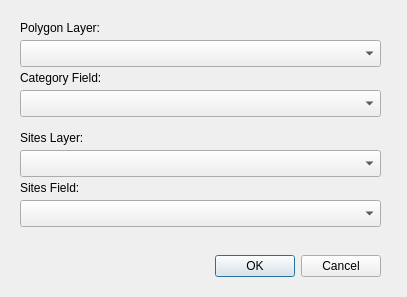
<?xml version="1.0" encoding="UTF-8"?>
<ui version="4.0">
 <class>DiversityCalcDialogBase</class>
 <widget class="QDialog" name="DiversityCalcDialogBase">
  <property name="geometry">
   <rect>
    <x>0</x>
    <y>0</y>
    <width>407</width>
    <height>297</height>
   </rect>
  </property>
  <property name="windowTitle">
   <string>Diversity Calculator</string>
  </property>
  <widget class="QDialogButtonBox" name="button_box">
   <property name="geometry">
    <rect>
     <x>40</x>
     <y>250</y>
     <width>341</width>
     <height>32</height>
    </rect>
   </property>
   <property name="orientation">
    <enum>Qt::Horizontal</enum>
   </property>
   <property name="standardButtons">
    <set>QDialogButtonBox::Cancel|QDialogButtonBox::Ok</set>
   </property>
  </widget>
  <widget class="QLabel" name="label">
   <property name="geometry">
    <rect>
     <x>20</x>
     <y>20</y>
     <width>91</width>
     <height>16</height>
    </rect>
   </property>
   <property name="text">
    <string>Polygon Layer:</string>
   </property>
  </widget>
  <widget class="QgsMapLayerComboBox" name="mcbPoly">
   <property name="geometry">
    <rect>
     <x>20</x>
     <y>40</y>
     <width>361</width>
     <height>27</height>
    </rect>
   </property>
   <property name="showCrs">
    <bool>true</bool>
   </property>
  </widget>
  <widget class="QLabel" name="label_2">
   <property name="geometry">
    <rect>
     <x>20</x>
     <y>70</y>
     <width>91</width>
     <height>16</height>
    </rect>
   </property>
   <property name="text">
    <string>Category Field:</string>
   </property>
  </widget>
  <widget class="QgsFieldComboBox" name="fcbCategory">
   <property name="geometry">
    <rect>
     <x>20</x>
     <y>90</y>
     <width>361</width>
     <height>27</height>
    </rect>
   </property>
  </widget>
  <widget class="QgsMapLayerComboBox" name="mcbSite">
   <property name="geometry">
    <rect>
     <x>20</x>
     <y>150</y>
     <width>361</width>
     <height>27</height>
    </rect>
   </property>
   <property name="showCrs">
    <bool>true</bool>
   </property>
  </widget>
  <widget class="QLabel" name="label_3">
   <property name="geometry">
    <rect>
     <x>20</x>
     <y>180</y>
     <width>91</width>
     <height>16</height>
    </rect>
   </property>
   <property name="text">
    <string>Sites Field:</string>
   </property>
  </widget>
  <widget class="QgsFieldComboBox" name="fcbSite">
   <property name="geometry">
    <rect>
     <x>20</x>
     <y>200</y>
     <width>361</width>
     <height>27</height>
    </rect>
   </property>
  </widget>
  <widget class="QLabel" name="label_4">
   <property name="geometry">
    <rect>
     <x>20</x>
     <y>130</y>
     <width>91</width>
     <height>16</height>
    </rect>
   </property>
   <property name="text">
    <string>Sites Layer:</string>
   </property>
  </widget>
 </widget>
 <customwidgets>
  <customwidget>
   <class>QgsFieldComboBox</class>
   <extends>QComboBox</extends>
   <header>qgsfieldcombobox.h</header>
  </customwidget>
  <customwidget>
   <class>QgsMapLayerComboBox</class>
   <extends>QComboBox</extends>
   <header>qgsmaplayercombobox.h</header>
  </customwidget>
 </customwidgets>
 <resources/>
 <connections>
  <connection>
   <sender>button_box</sender>
   <signal>accepted()</signal>
   <receiver>DiversityCalcDialogBase</receiver>
   <slot>accept()</slot>
   <hints>
    <hint type="sourcelabel">
     <x>20</x>
     <y>20</y>
    </hint>
    <hint type="destinationlabel">
     <x>20</x>
     <y>20</y>
    </hint>
   </hints>
  </connection>
  <connection>
   <sender>button_box</sender>
   <signal>rejected()</signal>
   <receiver>DiversityCalcDialogBase</receiver>
   <slot>reject()</slot>
   <hints>
    <hint type="sourcelabel">
     <x>20</x>
     <y>20</y>
    </hint>
    <hint type="destinationlabel">
     <x>20</x>
     <y>20</y>
    </hint>
   </hints>
  </connection>
  <connection>
   <sender>mcbPoly</sender>
   <signal>layerChanged(QgsMapLayer*)</signal>
   <receiver>fcbCategory</receiver>
   <slot>setLayer(QgsMapLayer*)</slot>
   <hints>
    <hint type="sourcelabel">
     <x>200</x>
     <y>53</y>
    </hint>
    <hint type="destinationlabel">
     <x>200</x>
     <y>113</y>
    </hint>
   </hints>
  </connection>
  <connection>
   <sender>mcbSite</sender>
   <signal>layerChanged(QgsMapLayer*)</signal>
   <receiver>fcbSite</receiver>
   <slot>setLayer(QgsMapLayer*)</slot>
   <hints>
    <hint type="sourcelabel">
     <x>200</x>
     <y>163</y>
    </hint>
    <hint type="destinationlabel">
     <x>200</x>
     <y>213</y>
    </hint>
   </hints>
  </connection>
 </connections>
</ui>
